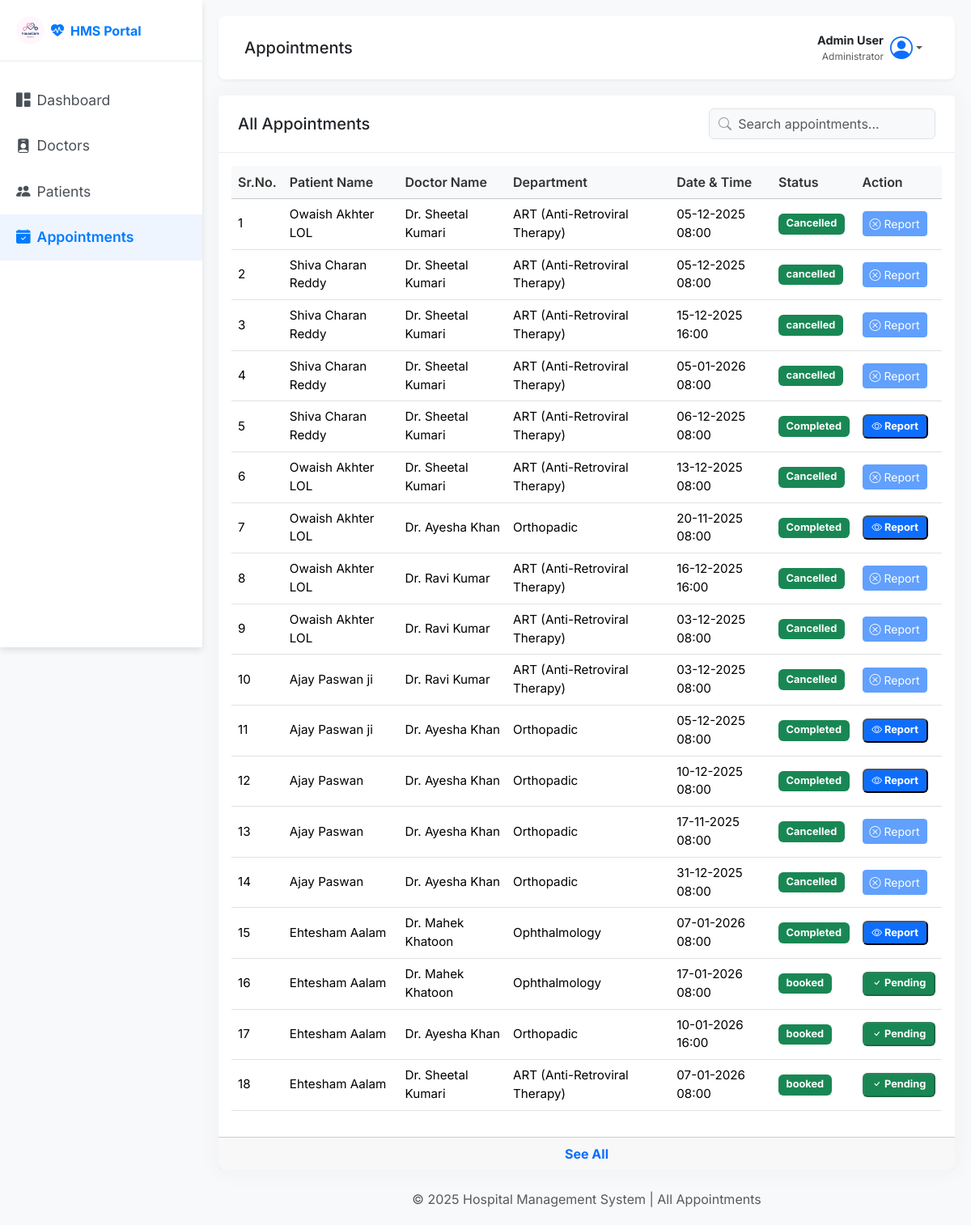
/admin/appointments (signed in), run on the app's committed database.
### back_app/models.py (models this page shows)
class Appointment(db.Model):
    __tablename__ = 'appointment'
    id = db.Column(db.Integer, primary_key=True)
    patient_id = db.Column(db.Integer, db.ForeignKey('patient.id'), nullable=False)
    doctor_id = db.Column(db.Integer, db.ForeignKey('doctor.id'), nullable=False)
    appointment_datetime = db.Column(db.DateTime, nullable=False)
    status = db.Column(db.String(50), nullable=False, default='Scheduled')  # 'Scheduled', 'Completed', 'Cancelled'
    created_at = db.Column(db.DateTime, default=datetime.utcnow)
    history = db.relationship('PatientHistory', backref='appointment', uselist=False, cascade="all, delete-orphan")

class User(db.Model, UserMixin):
    __tablename__ = 'user'
    id = db.Column(db.Integer, primary_key=True)
    full_name = db.Column(db.String(150), nullable=False)
    email = db.Column(db.String(150), unique=True, nullable=False)
    password = db.Column(db.String(150), nullable=False)
    phone_number = db.Column(db.String(15), nullable=False)
    age = db.Column(db.Integer(),  nullable=False)
    gender = db.Column(db.String(10) , nullable=False)
    role = db.Column(db.String(50), nullable=False ,default='Patient')  # 'admin', 'doctor', 'patient'
    profile_picture = db.Column(db.String(250), nullable=True, default='default.png')
    created_at = db.Column(db.DateTime, default=datetime.utcnow)
    doctor = db.relationship('Doctor', backref='user', uselist=False, cascade="all, delete-orphan")
    patient = db.relationship('Patient', backref='user', uselist=False, cascade="all, delete-orphan")

class Doctor(db.Model):
    __tablename__ = 'doctor'
    id = db.Column(db.Integer, primary_key=True)
    user_id = db.Column(db.Integer, db.ForeignKey('user.id'), nullable=False, unique=True)
    department_id = db.Column(db.Integer, db.ForeignKey('department.id'), nullable=False)
    qualification = db.Column(db.String(150), nullable=False)
    specialization = db.Column(db.String(100), nullable=False)
    experience_years = db.Column(db.Integer, nullable=False)
    bio = db.Column(db.Text, nullable=True)
    is_active = db.Column(db.Boolean, default=True)
    appointments = db.relationship('Appointment', backref='doctor')
    availabilities = db.relationship('DoctorAvailability', backref='doctor', cascade="all, delete-orphan")

### back_app/routes.py (the view)
@main.route('/admin/appointments',methods=['GET'])
@login_required
def all_appointments():
    if current_user.role.lower() != 'admin':
        flash("you are nod admin access denied , DANGER!")
        return redirect(url_for('main.home'))
    all_appointment = Appointment.query.all()
    return render_template('/admin/all_appointment.html' , appointments = all_appointment)

### app.py (called while the page is built)
def create_app():
    app = Flask(__name__)
    database_url = os.environ.get('DATABASE_URL', 'sqlite:///hospital_management.db')
    if database_url.startswith("postgres://"):
        database_url = database_url.replace("postgres://", "postgresql://", 1)
    app.config['SQLALCHEMY_DATABASE_URI'] = database_url
    app.config['SECRET_KEY'] = os.environ.get('SECRET_KEY', 'your_secret_key')
    app.config['SQLALCHEMY_TRACK_MODIFICATIONS'] = False
    login_manager = LoginManager()
    login_manager.init_app(app)
    login_manager.login_view = 'login'
    @login_manager.user_loader
    def load_user(user_id):
        return User.query.get(int(user_id))
    db.init_app(app)
    with app.app_context():
        from back_app.routes import main
        app.register_blueprint(main)
        db.create_all()
    return app

### templates/admin/all_appointment.html (shortened to what this page needs)
<!DOCTYPE html>
<html lang="en">
<head>
  <link href="https://cdn.jsdelivr.net/npm/bootstrap@5.3.3/dist/css/bootstrap.min.css" rel="stylesheet" />
  <link href="https://cdn.jsdelivr.net/npm/bootstrap-icons@1.11.1/font/bootstrap-icons.css" rel="stylesheet" />
  <link rel="stylesheet" href="../../static/css/admin/all_appointments.css" />
  <link rel="stylesheet" href="../../static/css/style.css" />
</head>
<body>
  <div class="wrapper">
    <nav id="sidebar">
      <div class="sidebar-header d-flex align-items-center">
        <a class="navbar-brand fw-bold d-flex align-items-center" href="#">
          <img src="../../static/img/mad1.png" alt="HMS Logo" style="height: 35px;" class="me-2 rounded-circle">
          <i class="bi bi-heart-pulse-fill me-2"></i>HMS Portal
        </a>
      </div>
      <ul class="list-unstyled components">
        <li><a href="{{url_for('main.admin_dashboard')}}"><i class="bi bi-grid-1x2-fill me-2"></i>Dashboard</a></li>
        <li><a href="{{url_for('main.all_doctors')}}"><i class="bi bi-person-badge-fill me-2"></i>Doctors</a></li>
        <li><a href="{{url_for('main.all_patients')}}"><i class="bi bi-people-fill me-2"></i>Patients</a></li>
        <li class="active"><a href="{{ url_for('main.all_appointments')}}"><i class="bi bi-calendar-check-fill me-2"></i>Appointments</a></li>
      </ul>
    </nav>
    <div id="content">
      <nav class="navbar navbar-expand-lg navbar-light top-navbar">
        <div class="container-fluid">
          <h5 class="navbar-title mb-0">Appointments</h5>
          <ul class="navbar-nav ms-auto">
            <li class="nav-item dropdown">
              <a class="nav-link dropdown-toggle d-flex align-items-center" href="#" role="button" data-bs-toggle="dropdown">
                    <div class="text-end me-2 d-none d-md-block">
                        <div class="fw-bold text-dark" style="font-size: 0.9rem;">Admin User</div>
                        <div class="text-muted" style="font-size: 0.75rem;">Administrator</div>
                    </div>
                    <i class="bi bi-person-circle fs-3 text-primary"></i>
                </a>
            </li>
          </ul>
        </div>
      </nav>
      <div class="main-content">
        <div class="container-fluid p-0">
          <div class="card content-panel">
            <div class="card-header panel-header d-flex justify-content-between align-items-center">
              <h5 class="mb-0">All Appointments</h5>
              <div class="header-search">
                <i class="bi bi-search"></i>
                <input type="text" class="form-control" id="HMSSearchInput" placeholder="Search appointments..." />
              </div>
            </div>
            <div class="card-body table-responsive">
              <table class="table table-hover align-middle">
                <thead class="table-light">
                  <tr>
                    <th>Sr.No.</th>
                    <th>Patient Name</th>
                    <th>Doctor Name </th>
                    <th>Department</th>
                    <th>Date & Time</th>
                    <th>Status</th>
                    <th>Action</th>
                  </tr>
                </thead>
                <tbody id="HMSTable">
                {% for appointment in appointments %}
                  <tr class="{% if loop.index > 8 %}table-row-hidden{% endif %}">
                    <td>{{loop.index}}</td>
                    <td>{{appointment.patient.user.full_name}}</td>
                    <td>Dr. {{appointment.doctor.user.full_name}}</td>
                    <td>{{appointment.doctor.specialization}} </td>
                    <td>{{appointment.appointment_datetime.strftime('%d-%m-%Y %H:%M') }} </td>
                    <td><span class="badge bg-success">{{appointment.status}} </span></td>
                    {% if appointment.status.lower() == 'completed' %}
                      <td>
                        <button onclick="location.href='{{url_for('admin_view_report', appointment_id=appointment.id)}}'" class="badge bg-primary"><i class="bi bi-eye"></i> Report</button>
                      </td>
                    {% elif appointment.status.lower() == 'cancelled' %}
                      <td>
                        <button class="btn btn-sm btn-primary" disabled><i class="bi bi-x-circle"></i> Report</button>
                      </td>
                    {% else %}
                      <td>
                        <button class="badge bg-success" disabled><i class="bi bi-check"></i> Pending</button>
                      </td>
                    {% endif %}
                  </tr>
                {% endfor %}
                </tbody>
              </table>
            </div>
            <div class="card-footer text-center">
            <a href="#" class="text-primary fw-bold text-decoration-none see-more-btn" data-target="HMSTable">See All</a>
          </div>
          </div>
          <div class="footer mt-4 text-center text-muted">
            © 2025 Hospital Management System | All Appointments
          </div>
        </div>
      </div>
    </div>
  </div>
</body>
</html>

### static/css/admin/all_appointments.css (style rules this page uses)
.card.content-panel { border-radius: 8px; border: none; box-shadow: 0 0 30px 0 rgba(82, 63, 105, 0.05); background-color: #ffffff; }
.card-header.panel-header { background-color: #ffffff; border-bottom: 1px solid #ebedf2; padding: 1rem 1.5rem; }
.header-search { position: relative; width: 280px; }
.header-search .form-control { padding-left: 2.2rem; background-color: #f8f9fa; }
.header-search .bi-search { position: absolute; top: 50%; left: 0.75rem; transform: translateY(-50%); color: #999; }
.table th { font-weight: 600; color: #333; }
.table td { font-size: 0.95rem; }
.badge { font-size: 0.8rem; padding: 0.4rem 0.6rem; }

### static/css/style.css (style rules this page uses)
body { font-family: 'Inter', sans-serif; background-color: #f8f9fa; }
.wrapper { display: flex; width: 100%; min-height: 100vh; }
#sidebar { width: 250px; position: fixed; top: 0; left: 0; height: 100vh; z-index: 999; background: #ffffff; color: #fff; transition: all 0.3s; box-shadow: 0 4px 8px rgba(0,0,0,0.1); }
#sidebar .sidebar-header { padding: 20px; background: #ffffff; border-bottom: 1px solid #e9ecef; }
#sidebar .sidebar-header a { font-weight: 700; color: #007bff !important; text-decoration: none; }
#sidebar ul.components { padding: 20px 0; }
#sidebar ul li a { padding: 15px 20px; font-size: 1.1em; display: block; color: #495057; text-decoration: none; transition: all 0.3s; }
#sidebar ul li.active>a, a[aria-expanded="true"] { color: #007bff; background: #eef5ff; font-weight: 600; }
#content { width: calc(100% - 250px); padding: 20px; min-height: 100vh; transition: all 0.3s; position: absolute; top: 0; right: 0; }
.top-navbar { background: #fff; border-radius: 8px; box-shadow: 0 2px 4px rgba(0,0,0,0.05); padding: 10px 20px; margin-bottom: 20px; }

### data on the page
Appointment: patient.user.full_name "Owaish Akhter LOL", doctor.user.full_name "Sheetal Kumari", doctor.specialization "ART (Anti-Retroviral Therapy)", appointment_datetime "05-12-2025 08:00", status "Cancelled", shows "Report"
Appointment: patient.user.full_name "Shiva Charan Reddy", doctor.user.full_name "Sheetal Kumari", doctor.specialization "ART (Anti-Retroviral Therapy)", appointment_datetime "05-12-2025 08:00", status "cancelled", shows "Report"
Appointment: patient.user.full_name "Shiva Charan Reddy", doctor.user.full_name "Sheetal Kumari", doctor.specialization "ART (Anti-Retroviral Therapy)", appointment_datetime "15-12-2025 16:00", status "cancelled", shows "Report"
Appointment: patient.user.full_name "Shiva Charan Reddy", doctor.user.full_name "Sheetal Kumari", doctor.specialization "ART (Anti-Retroviral Therapy)", appointment_datetime "05-01-2026 08:00", status "cancelled", shows "Report"
Appointment: patient.user.full_name "Shiva Charan Reddy", doctor.user.full_name "Sheetal Kumari", doctor.specialization "ART (Anti-Retroviral Therapy)", appointment_datetime "06-12-2025 08:00", status "Completed"
Appointment: patient.user.full_name "Owaish Akhter LOL", doctor.user.full_name "Sheetal Kumari", doctor.specialization "ART (Anti-Retroviral Therapy)", appointment_datetime "13-12-2025 08:00", status "Cancelled", shows "Report"
Appointment: patient.user.full_name "Owaish Akhter LOL", doctor.user.full_name "Ayesha Khan", doctor.specialization "Orthopadic", appointment_datetime "20-11-2025 08:00", status "Completed"
Appointment: patient.user.full_name "Owaish Akhter LOL", doctor.user.full_name "Ravi Kumar", doctor.specialization "ART (Anti-Retroviral Therapy)", appointment_datetime "16-12-2025 16:00", status "Cancelled", shows "Report"
Appointment: patient.user.full_name "Owaish Akhter LOL", doctor.user.full_name "Ravi Kumar", doctor.specialization "ART (Anti-Retroviral Therapy)", appointment_datetime "03-12-2025 08:00", status "Cancelled", shows "Report"
Appointment: patient.user.full_name "Ajay Paswan ji", doctor.user.full_name "Ravi Kumar", doctor.specialization "ART (Anti-Retroviral Therapy)", appointment_datetime "03-12-2025 08:00", status "Cancelled", shows "Report"
Appointment: patient.user.full_name "Ajay Paswan ji", doctor.user.full_name "Ayesha Khan", doctor.specialization "Orthopadic", appointment_datetime "05-12-2025 08:00", status "Completed"
Appointment: patient.user.full_name "Ajay Paswan", doctor.user.full_name "Ayesha Khan", doctor.specialization "Orthopadic", appointment_datetime "10-12-2025 08:00", status "Completed"
Appointment: patient.user.full_name "Ajay Paswan", doctor.user.full_name "Ayesha Khan", doctor.specialization "Orthopadic", appointment_datetime "17-11-2025 08:00", status "Cancelled", shows "Report"
Appointment: patient.user.full_name "Ajay Paswan", doctor.user.full_name "Ayesha Khan", doctor.specialization "Orthopadic", appointment_datetime "31-12-2025 08:00", status "Cancelled", shows "Report"
Appointment: patient.user.full_name "Ehtesham Aalam", doctor.user.full_name "Mahek Khatoon", doctor.specialization "Ophthalmology", appointment_datetime "07-01-2026 08:00", status "Completed"
Appointment: patient.user.full_name "Ehtesham Aalam", doctor.user.full_name "Mahek Khatoon", doctor.specialization "Ophthalmology", appointment_datetime "17-01-2026 08:00", status "booked", shows "Pending"
Appointment: patient.user.full_name "Ehtesham Aalam", doctor.user.full_name "Ayesha Khan", doctor.specialization "Orthopadic", appointment_datetime "10-01-2026 16:00", status "booked", shows "Pending"
Appointment: patient.user.full_name "Ehtesham Aalam", doctor.user.full_name "Sheetal Kumari", doctor.specialization "ART (Anti-Retroviral Therapy)", appointment_datetime "07-01-2026 08:00", status "booked", shows "Pending"
